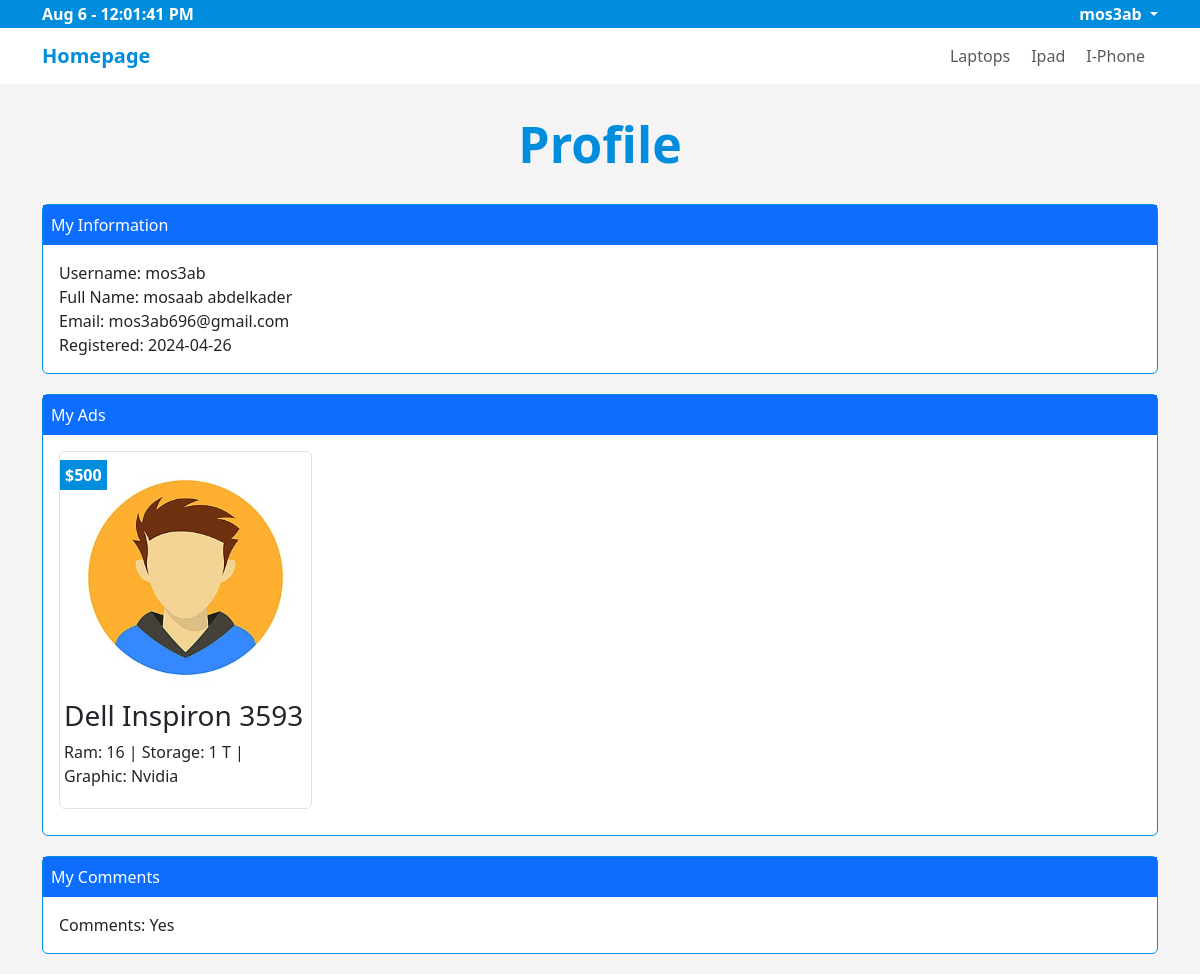
The app's page /profile.php (signed in) with its own data.
### tables this page shows
CREATE TABLE `categories` (
  `cat_id` int NOT NULL,
  `cat_name` varchar(255) NOT NULL,
  `cat_description` text,
  `ordering` int DEFAULT NULL COMMENT 'To Ordring Categories As You Want',
  `visibility` tinyint DEFAULT '0',
  `allow_comment` tinyint DEFAULT '0',
  `allow_ads` tinyint DEFAULT '0'
);

CREATE TABLE `users` (
  `user_id` int NOT NULL COMMENT 'identify user',
  `user_name` varchar(255) NOT NULL COMMENT 'username to login',
  `pass` varchar(255) NOT NULL COMMENT 'password to login',
  `email` varchar(255) NOT NULL,
  `full_name` varchar(255) NOT NULL,
  `group_id` int DEFAULT '0' COMMENT 'identify user group',
  `trust_status` int DEFAULT '0' COMMENT 'seller rank',
  `reg_status` int DEFAULT '0' COMMENT 'user approval',
  `add_date` date NOT NULL COMMENT 'Signup Date'
);

CREATE TABLE `items` (
  `item_id` int NOT NULL COMMENT 'Item Id',
  `item_name` varchar(255) NOT NULL COMMENT 'Item Name',
  `item_description` text NOT NULL COMMENT 'Item Description',
  `item_price` varchar(255) NOT NULL COMMENT 'Item Price',
  `add_date` datetime DEFAULT NULL COMMENT 'Item Date Modified',
  `country_made` varchar(255) DEFAULT NULL COMMENT 'Item Made Country',
  `item_image` varchar(255) DEFAULT NULL COMMENT 'Item Image',
  `item_status` varchar(255) NOT NULL COMMENT 'Item Status',
  `item_rating` tinyint DEFAULT NULL COMMENT 'Item Rating',
  `item_approve` int NOT NULL DEFAULT '0',
  `category_connect` int NOT NULL COMMENT 'Refer To Category ID',
  `user_connect` int NOT NULL COMMENT 'Refer To User ID'
);

### init.php (called while the page is built, shortened)
<?php
$temp = 'includes/templates/';
$lang = 'includes/languages/';
$css = 'layout/css/';
include "{$temp}header.php";

### includes/languages/english.php (called while the page is built, shortened)
<?php
function lang($phrase)
{
  return $lang[$phrase];
}

### includes/functions/functions.php (called while the page is built, shortened)
<?php
function getCat()
{
  global $connect;
  $stmt = $connect->prepare("SELECT * FROM categories ORDER BY cat_id ASC");
  $stmt->execute();
  return $stmt->fetchAll();
}
function getItem($where, $value)
{
  global $connect;
  $stmt = $connect->prepare("SELECT
                                *
                              FROM
                                items
                              WHERE
                                $where = ?
                              AND
                                item_approve = 1
                              ORDER BY
                                item_id DESC");
  $stmt->execute([$value]);
  return $stmt->fetchAll();
}

### profile.php (the view, shortened to what this page needs)
<?php
include 'init.php';
if (isset($_SESSION['user_name'])) :
  $stmt = $connect->prepare(" SELECT * FROM users WHERE user_name = ?");
  $stmt->execute([$sessionUser]);
  $userInfo = $stmt->fetch();
?>
  <h1 class="text-center"><?= lang('USER_PROFILE') ?></h1>
  <div class="my-info custom-profile">
    <div class="container">
      <div class="card">
        <div class="card-heading bg-primary text-white p-2 ">
          <?= lang('USER_INFO') ?>
        </div>
        <div class="card-body">
          <div>
            <?php echo lang("USER_NAME");
            echo ": {$userInfo['user_name']}"; ?>
          </div>
          <div>
            <?php echo lang("USER_FULL_NAME");
            echo ": {$userInfo['full_name']}"; ?>
          </div>
          <div>
            <?php echo lang("USER_EMAIL");
            echo ": {$userInfo['email']}"; ?>
          </div>
          <div>
            <?php echo lang("USER_REGISTERED");
            echo ": {$userInfo['add_date']}"; ?>
          </div>
        </div>
      </div>
    </div>
  </div>
  <div class="my-ads custom-profile">
    <div class="container">
      <div class="card">
        <div class="card-heading bg-primary text-white p-2 ">
          <?= lang('USER_ADS') ?> </div>
        <div class="card-body">
          <div class="row">
            <?php
            $items = getItem("user_connect", $userInfo['user_id']);
            foreach ($items as $item) : ?>
              <div class="col-sm-6 col-md-4 col-lg-3">
                <div class="img-thumbnail item-box">
                  <span class="item-price">$<?= $item['item_price'] ?></span>
                  <img src="img.png" alt="avatar image" class='mw-100'>
                  <div class="caption">
                    <h3><?= $item['item_name'] ?></h3>
                    <p><?= $item['item_description'] ?></p>
                  </div>
                </div>
              </div>
            <?php
            endforeach;
            ?>
          </div>
        </div>
      </div>
    </div>
  </div>
  <div class="my-comments custom-profile">
    <div class="container">
      <div class="card">
        <div class="card-heading bg-primary text-white p-2 ">
          <?= lang('USER_COMMENTS') ?>
        </div>
        <div class="card-body">Comments: Yes</div>
      </div>
    </div>
  </div>
<?php
else :
  header('Location: login.php');
  exit();
endif;
include "{$temp}footer.php";
?>

### includes/templates/header.php (shortened to what this page needs)
<!DOCTYPE html>
<html lang="en">
<head>
  <link rel="stylesheet" href="<?= $css; ?>bootstrap.min.css">
  <link rel="stylesheet" href="<?= $css; ?>font-awesome.min.css">
  <link rel="stylesheet" href="<?= $css; ?>frontend.css">
</head>
<body>
  <div class="upper-bar">
    <div class="container">
      <?php
      if (isset($_SESSION['user_name'])) :
        ?>
        <li class="navbar-nav dropdown">
        <a class="nav-link dropdown-toggle active " href="#" role="button" data-bs-toggle="dropdown" aria-expanded="false">
          <?= $_SESSION['user_name']; ?>
        </a>
      </li>
      <?php
      else :
      ?>
        <a class="text-decoration-none" href="login.php">
          <?= lang('SIGNUP_LOGIN') ?>
        </a>
      <?php endif; ?>
      <div id="time">Loading...</div>
    </div>
  </div>
  <nav class="navbar navbar-expand-lg bg-body">
    <div class="container">
      <a class="navbar-brand" href="index.php"><?= lang("HOME_PAGE") ?></a>
      <div class="collapse navbar-collapse " id="navbarNavDropdown">
        <ul class="navbar-nav">
          <?php
          $categories = getCat();
          foreach ($categories as $category) :
            echo
            "<li class='nav-item'>
              <a class='nav-link' href='categories.php?pageid="
              . $category['cat_id'] . "&pagename=" . str_replace(" ", "-", $category['cat_name']) .
              "'>" . $category['cat_name'] .
              "</a>
            </li>";
          endforeach;
          ?>
        </ul>
      </div>
    </div>
  </nav>

### includes/templates/footer.php (shortened to what this page needs)
</body>
</html>

### layout/css/frontend.css (style rules this page uses)
:root { --main-color: #008dde; --second-color: #006ba8; --border-radius: 15px; --main-padding: 15px 30px; --transition-duration: 0.3s; }
body { background-color: #f4f4f4; }
h1, h2 { color: #008dde; font-weight: bold; margin: 0; text-align: center; padding: 30px; }
h1 { font-size: 50px; }
.upper-bar { background-color: var(--main-color); color: #fff !important; padding: 2px 0; transition: all var(--transition-duration) ease-in-out; -webkit-transition: all var(--transition-duration) ease-in-out; -moz-transition: all var(--transition-duration) ease-in-out; -ms-transition: all var(--transition-duration) ease-in-out; -o-transition: all var(--transition-duration) ease-in-out; }
.upper-bar .container { display: flex; align-items: center; justify-content: space-between; flex-direction: row-reverse; font-weight: bold; }
.upper-bar .container .dropdown { margin: 0; }
.upper-bar .container .dropdown .dropdown-toggle { padding: 0; }
.upper-bar a { color: #fff; transition: all var(--transition-duration) ease-in-out; -webkit-transition: all var(--transition-duration) ease-in-out; -moz-transition: all var(--transition-duration) ease-in-out; -ms-transition: all var(--transition-duration) ease-in-out; -o-transition: all var(--transition-duration) ease-in-out; }
a.navbar-brand { color: var(--main-color); font-weight: bold; transition: all var(--transition-duration) ease-in-out; -webkit-transition: all var(--transition-duration) ease-in-out; -moz-transition: all var(--transition-duration) ease-in-out; -ms-transition: all var(--transition-duration) ease-in-out; -o-transition: all var(--transition-duration) ease-in-out; }
div.collapse { justify-content: end; }
.nav-item a { padding: 5px; margin-right: 5px; transition: all var(--transition-duration) ease-in-out; -webkit-transition: all var(--transition-duration) ease-in-out; -moz-transition: all var(--transition-duration) ease-in-out; -ms-transition: all var(--transition-duration) ease-in-out; -o-transition: all var(--transition-duration) ease-in-out; }
li.dropdown { margin-right: 40px; }
.row .item-box { position: relative; margin-bottom: 10px; }
.row .item-box .item-price { position: absolute; left: 0; background-color: var(--main-color); color: #fff; padding: 3px 5px; font-weight: bold; top: 8px; }
.custom-profile { margin-bottom: 20px; }
.custom-profile .card { border: 1px solid #008dde; }

### records on screen
categories: cat_name "Laptops"
categories: cat_name "Ipad"
categories: cat_name "I-Phone"
users: user_name "mos3ab", full_name "mosaab abdelkader", email "mos3ab696@gmail.com", add_date "2024-04-26"
items: item_price "500", item_name "Dell Inspiron 3593", item_description "Ram: 16 | Storage: 1 T | Graphic: Nvidia"

### other values on screen
$_SESSION['user_name'] "mos3ab"
lang("HOME_PAGE") "Homepage"
lang('USER_PROFILE') "Profile"
lang('USER_INFO') "My Information"
lang("USER_NAME") "Username"
lang("USER_FULL_NAME") "Full Name"
lang("USER_EMAIL") "Email"
lang("USER_REGISTERED") "Registered"
lang('USER_ADS') "My Ads"
lang('USER_COMMENTS') "My Comments"
